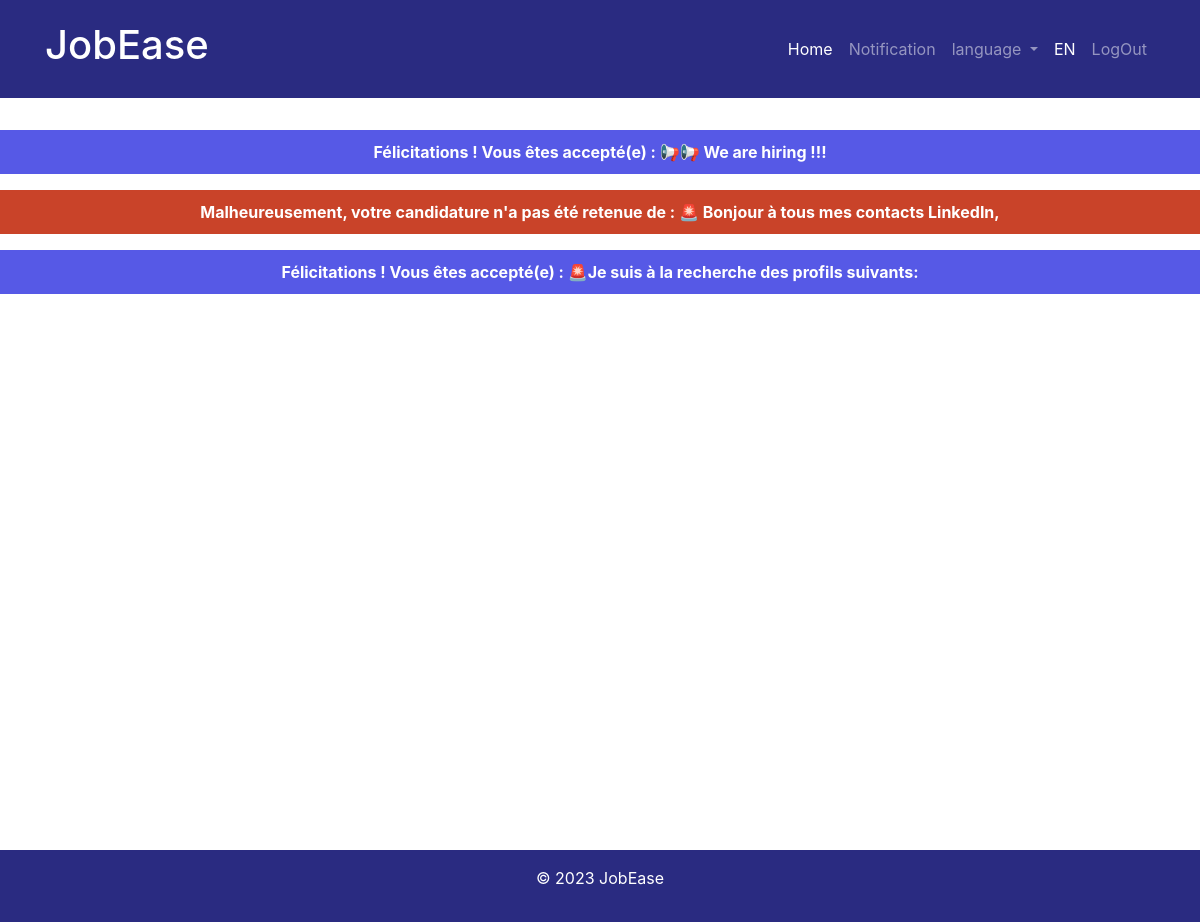
The app's page /condidat/notification.php (signed in) with its own data.
### tables this page shows
CREATE TABLE `status` (
  `id` int(11) NOT NULL,
  `approved` int(11) DEFAULT NULL,
  `notification` int(11) NOT NULL,
  `userid` int(11) DEFAULT NULL,
  `offreid` int(11) DEFAULT NULL
);

CREATE TABLE `offre` (
  `id` int(11) NOT NULL,
  `image` varchar(255) NOT NULL,
  `titre` varchar(50) NOT NULL,
  `description` varchar(255) NOT NULL,
  `date` date NOT NULL DEFAULT current_timestamp(),
  `user_id` int(11) DEFAULT NULL,
  `paye` varchar(50) DEFAULT NULL
);

### condidat/notification.php (the view, shortened to what this page needs)
<?php
  $connection = new Connection();
  $conn = $connection->conn;
  if(isset($_SESSION["iduser"])){
      $iduser = $_SESSION["iduser"];
  }
  else{
      header("Location:../auth/login.php");
  }
$sql = "SELECT status.id idstatus, status.notification , user.name name , user.email email , offre.titre titre
 , status.approved approved
 FROM user
INNER JOIN status ON status.userid = user.id
INNER JOIN offre ON status.offreid = offre.id
WHERE user.id = $iduser
";
$result = mysqli_query($conn, $sql);
?>
<!DOCTYPE html>
<html lang="en">
<head>
    <link rel="stylesheet" href="../styles/style.css">
    <link rel="stylesheet" href="https://cdn.jsdelivr.net/npm/bootstrap@4.0.0/dist/css/bootstrap.min.css"
>
</head>
<body>
    <header>
        <nav class="navbar navbar-expand-md navbar-dark">
            <div class="container">
                <a class="navbar-brand" href="#">
                    <h1>JobEase &nbsp &nbsp</h1>
                </a>
                <div class="collapse navbar-collapse" id="collapsibleNavbar">
                    <ul class="navbar-nav ml-auto">
                        <li class="nav-item active">
                            <a class="nav-link" href="index.php">Home</a>
                        </li>
                        <li class="nav-item">
                            <a class="nav-link" href="offre.php">Notification</a>
                        </li>
                        <li class="nav-item dropdown">
                            <a class="nav-link dropdown-toggle" href="#" id="navbarDropdown" role="button"
                                data-toggle="dropdown" aria-haspopup="true" aria-expanded="false">
                                language
                            </a>
                        </li>
                        <span class="nav-item active">
                            <a class="nav-link" href="#">EN</a>
                        </span>
                        <li class="nav-item">
                            <a class="nav-link" href="../auth/login.php">LogOut</a>
                        </li>
                    </ul>
                </div>
            </div>
        </nav>
    </header>
    <section action="#" method="get" class="search" style="height:90vh">
        <?php while($row = mysqli_fetch_assoc($result)) {?>
        <?php if($row["notification"] == 1 && $row['approved']== 1 ){?>
        <div>
            <div id="notif">
                <p>Félicitations ! Vous êtes accepté(e) : <?php echo $row["titre"] ?> </p>
            </div>
        </div>
        <?php }else if($row["notification"] == 1  && $row['approved']== -1){ ?>
        <div>
            <div id="notif1">
                <p>Malheureusement, votre candidature n'a pas été retenue de : <?php echo $row["titre"] ?></p>
            </div>
        </div>
        <?php } ?>
        <?php } ?>
    </section>
    <footer>
        <p>© 2023 JobEase </p>
    </footer>
</body>
</html>

### styles/style.css (style rules this page uses)
* { margin: 0; padding: 0; box-sizing: border-box; }
body { font-family: Arial, sans-serif; background-color: #f4f4f4; line-height: 1.6; color: #333; }
header { background-color: #2a2b81 !important; color: #fff; text-align: center; padding: 0.5rem 0; }
.navbar { background-color: #2a2b81; }
.navbar-brand { color: #ffffff; font-weight: bold; }
.navbar-nav .nav-item .nav-link { color: #fff; position: relative; transition: 0.3s; font-weight: 400; color: #fff; }
.navbar-nav .nav-item .nav-link::before { content: ""; position: absolute; width: 0%; height: 2px; bottom: 0; left: 0; background-color: #f8b739; transition: 0.3s; color: #fff; }
.search { text-align: center; margin-top: 2rem; }
footer { text-align: center; background-color: #2a2b81; color: #fff; padding: 1rem 0; }
body { font-family: "Baloo 2", cursive; font-size: 16px; color: #ffffff; text-rendering: optimizeLegibility; font-weight: initial; }
a, a:hover { text-decoration: none; transition: color 0.3s ease-in-out; }

### condidat/notification.php (style rules this page uses)
#notif { background-color: #5659e6; color: white; font-weight: bold; }
#notif1 { background-color: #c94329; color: white; font-weight: bold; }
#notif p, #notif1 p, #notif2 p { padding: 10px; }

### records on screen
status: offreid.titre "📢📢 We are hiring !!!"
status: offreid.titre "🚨 Bonjour à tous mes contacts LinkedIn,"
status: offreid.titre "🚨Je suis à la recherche des profils suivants:"
